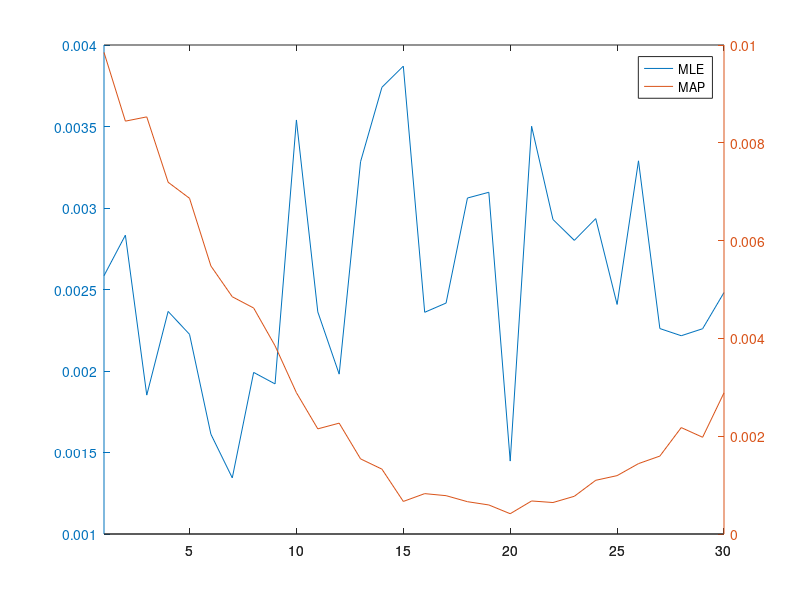

Reproduce this figure in MATLAB.
n = 20;
lambda = 0.2;
beta = 100;

rmse_1 = zeros(30, 1);
rmse_2 = zeros(30, 1);
for alpha = 1:30
  m = 50;
  diff_1 = zeros(m, 1);
  diff_2 = zeros(m, 1);
  for i = 1:m
    x = exprnd(1 / lambda, n, 1);
    L1 = n / sum(x);
    L2 = (n + alpha - 1) / (beta + sum(x));
    diff_1(i) = L1 - lambda;
    diff_2(i) = L2 - lambda;
  end
  rmse_1(alpha) = diff_1' * diff_1 / m;
  rmse_2(alpha) = diff_2' * diff_2 / m;
  
end

plotyy(1:30, rmse_1, 1:30, rmse_2);
legend('MLE', 'MAP');